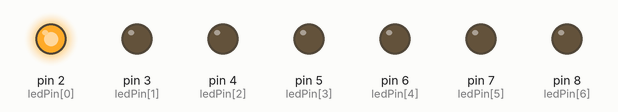
This sketch was run on a simulated Arduino Uno, built with avr-gcc and run on an emulated ATmega328P. On the bench: output pins drawn as LEDs (lit = HIGH).

Above: at 0.05 s.
At 0.35 s:
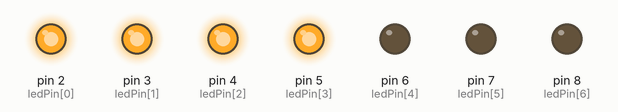
At 0.75 s:
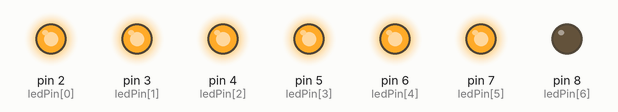
At 1.45 s:
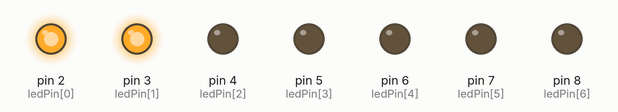
At 2.15 s:
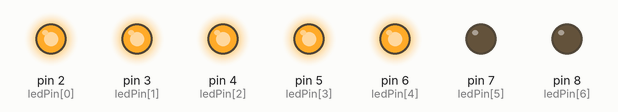
At 2.85 s:
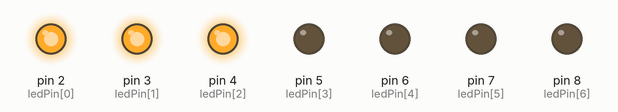
Timing chart, 0 to 3.1 s (numbered marks = the images above):
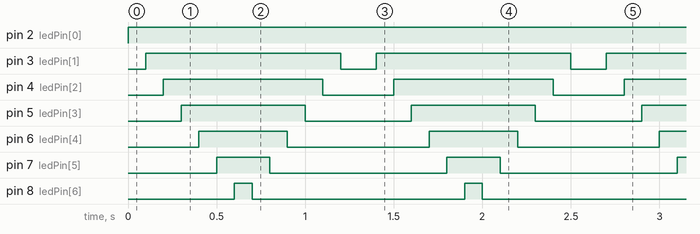

The sketch:

Practice04.ino
```cpp
//Practice04 - 다중 LED 연결

int ledPin[] = {2, 3, 4, 5, 6, 7, 8};
//C,C++형태의 배열선언

void setup() {
  // put your setup code here, to run once:
  for (int i = 0; i < 7; i++)
    pinMode(ledPin[i], OUTPUT);
}

void loop() {
  // put your main code here, to run repeatedly:
  for (int i = 0; i < 7; i++) {
    digitalWrite(ledPin[i], HIGH);
    delay(100);
  }
  for (int i = 6; i > 0; i--) {
    digitalWrite(ledPin[i], LOW);
    delay(100);
  }
}
```

Measured:
- by itself, pin 2 (ledPin[0]): LOW → HIGH at 0.00 s
- by itself, pin 3 (ledPin[1]): alternates HIGH for 1.1 s and LOW for 0.20 s
- by itself, pin 4 (ledPin[2]): alternates HIGH for 0.90 s and LOW for 0.40 s
- by itself, pin 5 (ledPin[3]): alternates HIGH for 0.70 s and LOW for 0.60 s
- by itself, pin 6 (ledPin[4]): alternates HIGH for 0.50 s and LOW for 0.80 s
- by itself, pin 7 (ledPin[5]): alternates HIGH for 0.30 s and LOW for 1.0 s
- by itself, pin 8 (ledPin[6]): alternates HIGH for 0.10 s and LOW for 1.2 s
